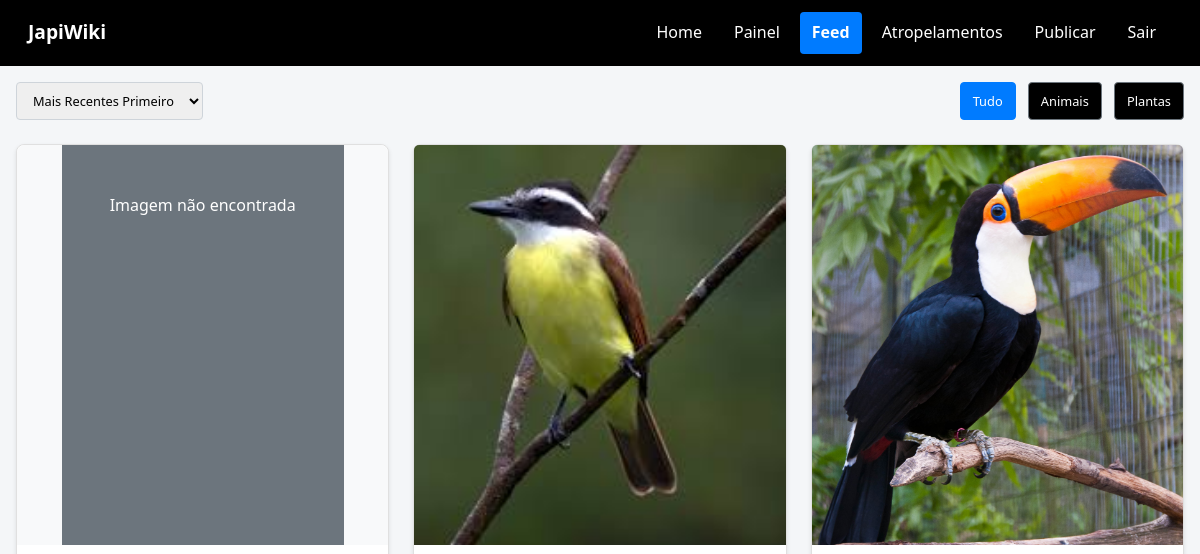
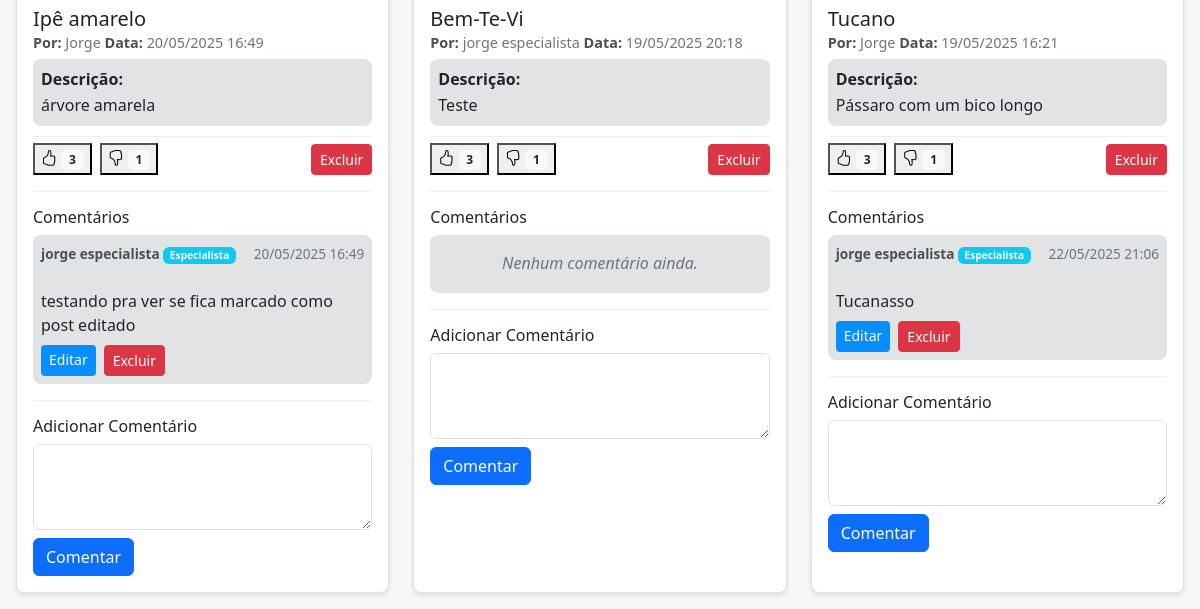
Page /feed_user.php (signed in) on the earlier database version (2 pictures, top to bottom).
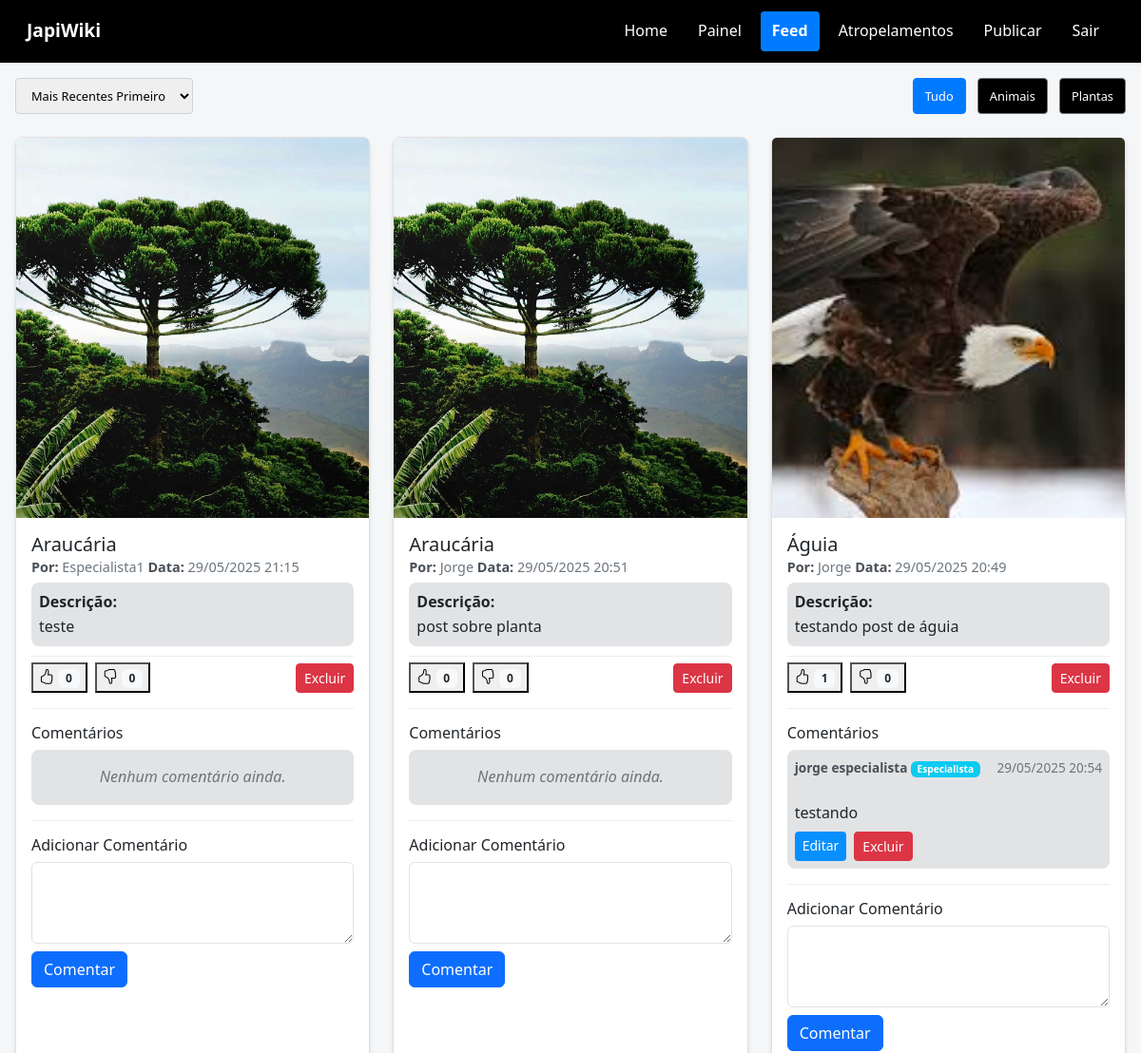
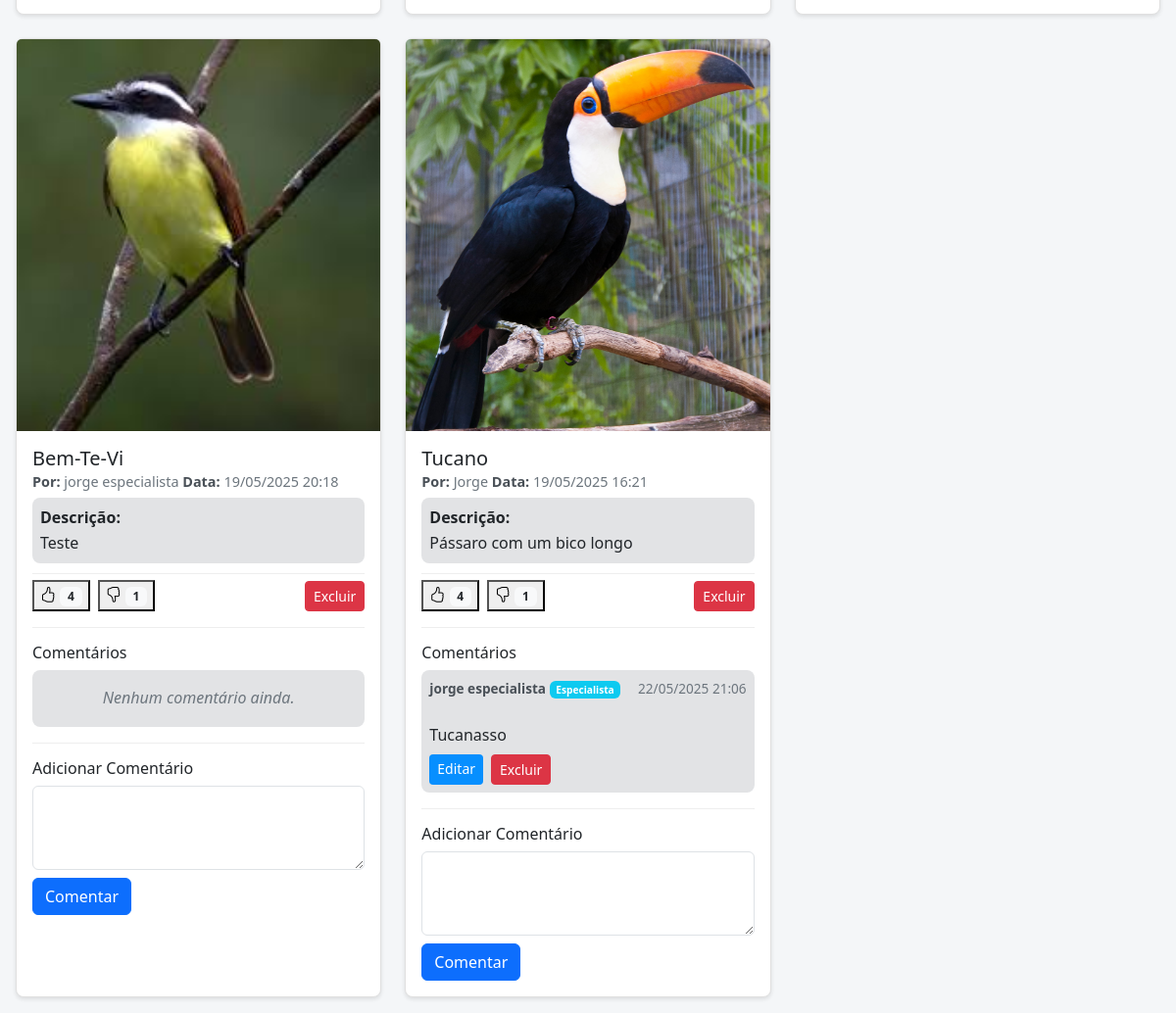
Same page on the later database version (2 pictures, top to bottom).
### tables this page shows
CREATE TABLE `publicacoes` (
  `id` int(11) NOT NULL,
  `especie` varchar(255) NOT NULL,
  `foto` varchar(255) NOT NULL,
  `usuario_id` int(11) NOT NULL,
  `data_publicacao` datetime DEFAULT current_timestamp(),
  `titulo` varchar(255) DEFAULT NULL,
  `descricao` text DEFAULT NULL,
  `caminho_foto` varchar(255) DEFAULT NULL,
  `atropelamento` tinyint(1) DEFAULT 0,
  `categoria` varchar(50) DEFAULT NULL,
  `tipo_especifico` varchar(100) DEFAULT NULL,
  `sub_categoria` varchar(100) DEFAULT NULL
);

CREATE TABLE `usuarios` (
  `id` int(11) NOT NULL,
  `nome` varchar(100) NOT NULL,
  `email` varchar(100) NOT NULL,
  `senha` varchar(255) NOT NULL,
  `cargo` enum('user','especialista','admin') DEFAULT 'user',
  `token_senha` varchar(64) DEFAULT NULL,
  `token_expiracao` datetime DEFAULT NULL,
  `area_especialidade` varchar(255) DEFAULT NULL
);

CREATE TABLE `comentarios` (
  `id` int(11) NOT NULL,
  `publicacao_id` int(11) NOT NULL,
  `tipo_publicacao` varchar(50) DEFAULT 'publicacao',
  `usuario_id` int(11) NOT NULL,
  `comentario` text NOT NULL,
  `texto` text NOT NULL,
  `data_comentario` datetime DEFAULT current_timestamp()
);

### feed_user.php (the view, shortened to what this page needs)
<?php
include 'conexao.php';
$painel_voltar = 'painel_usuario.php';
if (isset($_SESSION['cargo'])) {
    if ($_SESSION['cargo'] === 'admin') {
        $painel_voltar = 'admin.php';
    } elseif ($_SESSION['cargo'] === 'especialista') {
        $painel_voltar = 'painel_especialista.php';
    }
}
$cargo_usuario = $_SESSION['cargo'] ?? 'user';
$pode_interagir = ($cargo_usuario === 'especialista' || $cargo_usuario === 'admin' || $cargo_usuario === 'user');
$pode_comentar = ($cargo_usuario === 'especialista' || $cargo_usuario === 'admin');
$ordem = $_GET['ordem'] ?? 'DESC';
$ordem_sql = ($ordem === 'ASC') ? 'ASC' : 'DESC';
$filtro = $_GET['filtro'] ?? 'tudo';
$where_filtro = '';
$stmt = $conn->prepare("
    SELECT p.*, u.nome, u.id as usuario_id,
    (SELECT COUNT(*) FROM interacoes WHERE publicacao_id = p.id AND tipo = 'like') AS likes,
    (SELECT COUNT(*) FROM interacoes WHERE publicacao_id = p.id AND tipo = 'dislike') AS dislikes,
    (SELECT tipo FROM interacoes WHERE publicacao_id = p.id AND usuario_id = ?) AS minha_interacao
    FROM publicacoes p
    JOIN usuarios u ON p.usuario_id = u.id
    WHERE 1 $where_filtro
    ORDER BY p.data_publicacao $ordem_sql");
$stmt->bind_param("i", $_SESSION['usuario_id']);
$stmt->execute();
$resultado = $stmt->get_result();
?>
<!DOCTYPE html>
<html lang="pt-br">
<head>
    <link href="https://cdn.jsdelivr.net/npm/bootstrap@5.3.0/dist/css/bootstrap.min.css" rel="stylesheet">
    <link href="css/feed.css" rel="stylesheet">
    <link rel="stylesheet" href="https://cdn.jsdelivr.net/npm/bootstrap-icons@1.11.1/font/bootstrap-icons.css">
</head>
<body>
    <nav id="japi-navbar" class="navbar navbar-expand-lg">
        <div class="container-fluid">
            <a class="navbar-brand" href="#">JapiWiki</a>
            <div class="navbar-nav">
                <a class="nav-link" href="home.php">Home</a>
                <a class="nav-link" href="<?= $painel_voltar ?>">Painel</a>
                <a class="nav-link active" href="feed_user.php">Feed</a>
                <a class="nav-link" href="feed_atropelamentos.php">Atropelamentos</a>
                <a class="nav-link" href="publicar.php">Publicar</a>
                <a class="nav-link" href="logout.php">Sair</a>
            </div>
        </div>
    </nav>
    <div class="feed-container">
        <div class="order-filter-container">
            <div class="order-select-container">
                <select class="order-select" onchange="window.location.href='feed_user.php?ordem=' + this.value + '&filtro=<?= $filtro ?>'">
                    <option value="DESC" <?= ($ordem === 'DESC') ? 'selected' : '' ?>>Mais Recentes Primeiro</option>
                </select>
            </div>
            <div class="filter-buttons-container">
                <button class="filter-button <?= ($filtro === 'tudo' ? 'active' : '') ?>" onclick="window.location.href='feed_user.php?filtro=tudo&ordem=<?= $ordem ?>'">Tudo</button>
                <button class="filter-button <?= ($filtro === 'animal' ? 'active' : '') ?>" onclick="window.location.href='feed_user.php?filtro=animal&ordem=<?= $ordem ?>'">Animais</button>
                <button class="filter-button <?= ($filtro === 'planta' ? 'active' : '') ?>" onclick="window.location.href='feed_user.php?filtro=planta&ordem=<?= $ordem ?>'">Plantas</button>
            </div>
        </div>
        <?php while ($pub = $resultado->fetch_assoc()): ?>
            <div class="card">
                <?php
                $nome_arquivo = basename($pub['caminho_foto']);
                $caminho_imagem = "fotos/" . $nome_arquivo;
                ?>
                <div class="card-img-container">
                    <?php if (file_exists(__DIR__ . "/" . $caminho_imagem)): ?>
                        <img src="<?= $caminho_imagem ?>" class="card-img-top" alt="<?= htmlspecialchars($pub['titulo'] ?? '') ?>">
                    <?php else: ?>
                        <div class="bg-secondary text-white p-5 text-center">
                            Imagem não encontrada
                        </div>
                    <?php endif; ?>
                </div>
                <div class="card-body">
                    <h5 class="card-title"><?= htmlspecialchars($pub['titulo'] ?? '') ?></h5>
                    <div class="post-info">
                        <strong>Por:</strong> <?= htmlspecialchars($pub['nome'] ?? 'Desconhecido') ?>
                        <strong>Data:</strong> <?= date('d/m/Y H:i', strtotime($pub['data_publicacao'] ?? '')) ?>
                    </div>
                    <div class="description-container">
                        <p class="card-text"><strong>Descrição:</strong><br>
                        <?= nl2br(htmlspecialchars($pub['descricao'] ?? '')) ?></p>
                    </div>
                    <div class="card-actions">
                        <div class="btn-group" role="group">
                            <button class="like-button <?= ($pode_interagir ? '' : 'disabled-interact') ?> <?= ($pub['minha_interacao'] === 'like' ? 'like-active' : '') ?>"
                                    data-publicacao-id="<?= $pub['id'] ?>" data-tipo="like" <?= ($pode_interagir ? '' : 'disabled') ?>>
                                <i class="bi bi-hand-thumbs-up"></i> <span class="badge bg-light text-dark like-count-<?= $pub['id'] ?>"><?= $pub['likes'] ?></span>
                            </button>
                            <button class="dislike-button <?= ($pode_interagir ? '' : 'disabled-interact') ?> <?= ($pub['minha_interacao'] === 'dislike' ? 'dislike-active' : '') ?>"
                                    data-publicacao-id="<?= $pub['id'] ?>" data-tipo="dislike" <?= ($pode_interagir ? '' : 'disabled') ?>>
                                <i class="bi bi-hand-thumbs-down"></i> <span class="badge bg-light text-dark dislike-count-<?= $pub['id'] ?>"><?= $pub['dislikes'] ?></span>
                            </button>
                        </div>
                        <?php if ($_SESSION['cargo'] === 'admin' || $_SESSION['usuario_id'] === $pub['usuario_id']): ?>
                            <a href="delete.php?id=<?= $pub['id'] ?>&tipo=publicacao" class="btn btn-danger btn-sm ms-auto"
                            onclick="return confirm('Tem certeza que deseja excluir esta publicação?')">
                                Excluir
                            </a>
                        <?php endif; ?>
                    </div>
                    <div class="comment-section">
                        <h6>Comentários</h6>
                        <?php
                        $stmt_comentarios = $conn->prepare("
                            SELECT c.*, u.nome, u.cargo
                            FROM comentarios c
                            JOIN usuarios u ON c.usuario_id = u.id
                            WHERE c.publicacao_id = ? AND c.tipo_publicacao = 'publicacao'
                            ORDER BY c.data_comentario ASC
                        ");
                        $stmt_comentarios->bind_param("i", $pub['id']);
                        $stmt_comentarios->execute();
                        $comentarios = $stmt_comentarios->get_result();
                        if ($comentarios->num_rows > 0):
                            while ($comentario = $comentarios->fetch_assoc()): ?>
                                <div class="comment">
                                    <div class="comment-header">
                                        <span class="comment-author">
                                            <?= htmlspecialchars($comentario['nome']) ?>
                                            <?php if ($comentario['cargo'] === 'especialista'): ?>
                                                <span class="badge bg-info">Especialista</span>
                                            <?php elseif ($comentario['cargo'] === 'admin'): ?>
                                                <span class="badge bg-danger">Admin</span>
                                            <?php endif; ?>
                                        </span>
                                        <span class="comment-date">
                                            <?= date('d/m/Y H:i', strtotime($comentario['data_comentario'])) ?>
                                        </span>
                                    </div>
                                    <div class="comment-content">
                                        <?= nl2br(htmlspecialchars($comentario['comentario'])) ?>
                                    </div>
                                    <?php if ($_SESSION['cargo'] === 'admin' || $_SESSION['usuario_id'] === $comentario['usuario_id']): ?>
                                        <div class="comment-actions mt-2">
                                            <a href="editar_comentario.php?comentario_id=<?= $comentario['id'] ?>&tipo_publicacao=publicacao" class="btn btn-edit btn-sm">Editar</a>
                                            <a href="delete.php?comentario_id=<?= $comentario['id'] ?>&tipo=publicacao_comentario" class="btn btn-danger btn-sm" onclick="return confirm('Tem certeza que deseja excluir este comentário?')">Excluir</a>
                                        </div>
                                    <?php endif; ?>
                                </div>
                            <?php endwhile;
                        else: ?>
                            <div class="no-comments">Nenhum comentário ainda.</div>
                        <?php endif; ?>
                    </div>
                    <?php if ($pode_comentar): ?>
                        <div class="comment-form mt-3">
                            <h6>Adicionar Comentário</h6>
                            <form method="POST" action="">
                                <textarea name="comentario" rows="3" class="form-control mb-2" required></textarea>
                                <button type="submit" class="btn btn-primary">Comentar</button>
                            </form>
                        </div>
                    <?php endif; ?>
                </div>
            </div>
        <?php endwhile; ?>
    </div>
</body>
</html>

### css/feed.css (style rules this page uses)
body { margin: 0; padding: 0; font-family: 'Segoe UI', Tahoma, Geneva, Verdana, sans-serif; background-color: #f4f6f8; color: #333; line-height: 1.6; }
#japi-navbar { background-color: black !important; padding: 0.75rem 1rem !important; }
#japi-navbar .navbar-nav .nav-link { color: white !important; padding: 0.5rem 0.75rem !important; margin: 0 0.25rem !important; border-radius: 0.25rem !important; transition: all 0.3s ease !important; }
#japi-navbar .navbar-nav .nav-link.active { background-color: #007bff !important; color: white !important; font-weight: bold !important; }
#japi-navbar .navbar-brand { color: white !important; font-weight: bold !important; font-size: 1.2rem !important; }
.feed-container { max-width: 1200px; margin: 1rem auto; padding: 0 1rem; display: grid; grid-template-columns: repeat(auto-fill, minmax(350px, 1fr)); gap: 1.5rem; align-items: stretch; }
.card { border: 1px solid #e0e0e0; border-radius: 0.5rem; box-shadow: 0 2px 4px rgba(0, 0, 0, 0.1); transition: all 0.3s ease; background-color: #fff; display: flex; flex-direction: column; height: 100%; }
.card-img-container { height: 400px; display: flex; justify-content: center; background-color: #f8f9fa; border-top-left-radius: 0.5rem; border-top-right-radius: 0.5rem; }
.card-img-top { max-height: 100%; max-width: 100%; object-fit: cover; object-position: center; }
.card-body { display: flex; flex-direction: column; flex-grow: 1; }
.card-title { font-size: 1.25rem; margin-bottom: 0; color: #212529; }
.post-info { font-size: 0.9rem; color: #6c757d; }
.post-info strong { color: #495057; }
.description-container { margin-top: 5px; max-height: 150px; overflow-y: auto; background-color: #E2E3E5 !important; border-radius: 0.5rem; padding: 0.5rem; }
.card-text { line-height: 1.6; margin-bottom: 0; }
.card-actions { margin-top: 10px; display: flex; justify-content: space-between; align-items: center; padding-top: 6px; border-top: 1px solid #eee; }
.btn-group { gap: 0.5rem; }
.comment-section { max-height: 200px; overflow-y: auto; margin-top: 1rem; padding-top: 1rem; border-top: 1px solid #eee; }
.comment { background-color: #E2E3E5 !important; border-radius: 0.5rem; padding: 0.5rem; }
.comment-header { display: flex; justify-content: space-between; font-size: 0.85rem; }
.comment-author { font-weight: bold; color: #495057; }
.comment-date { color: #6c757d; }
.comment-content { line-height: 1.5; white-space: pre-line; }
.comment-actions { display: flex; gap: 0.5rem; margin-top: 0.5rem; }
.no-comments { font-style: italic; color: #6c757d; text-align: center; background-color: #E2E3E5; border-radius: 0.5rem; padding: 1rem; }
.comment-form { margin-top: 1rem; padding-top: 1rem; border-top: 1px solid #eee; }
.order-filter-container { display: flex; justify-content: space-between; align-items: center; grid-column: 1 / -1; }
.filter-button { padding: 0.5rem 0.75rem; border-radius: 0.25rem; border: 1px solid #6c757d; background-color: black; color: white; font-size: 0.8rem; cursor: pointer; margin-left: 0.5rem; }
.filter-button.active { background-color: #007bff; border-color: #007bff; }
@media (max-width: 1200px) { .feed-container { grid-template-columns: repeat(auto-fill, minmax(300px, 1fr)); } }

### feed_user.php (style rules this page uses)
.order-filter-container { display: flex; justify-content: space-between; align-items: center; }
.order-select { padding: 0.5rem 0.75rem; border-radius: 0.25rem; border: 1px solid #ced4da; font-size: 0.8rem; }
.filter-button { padding: 0.5rem 0.75rem; border-radius: 0.25rem; background-color: black; color: white; font-size: 0.8rem; cursor: pointer; margin-left: 0.5rem; }
.filter-button.active { background-color: #007bff; border-color: #007bff; }
.btn-edit { background-color: rgb(7, 143, 255); color: white; border: none !important; }

Differences in the rows shown:
removed publicacoes: shows "Imagem não encontrada", titulo "Ipê amarelo", usuario.nome "Jorge", data_publicacao "20/05/2025 16:49", descricao "árvore amarela", likes "3", dislikes "1"
removed comentarios: usuario.nome "jorge especialista", data_comentario "20/05/2025 16:49", comentario "testando pra ver se fica marcado como post editado", shown under "Ipê amarelo"
added publicacoes: caminho_foto (picture), titulo "Araucária", usuario.nome "Especialista1", data_publicacao "29/05/2025 21:15", descricao "teste", likes "0", dislikes "0", shows "Nenhum comentário ainda."
added publicacoes: caminho_foto (picture), titulo "Araucária", usuario.nome "Jorge", data_publicacao "29/05/2025 20:51", descricao "post sobre planta", likes "0", dislikes "0", shows "Nenhum comentário ainda."
added publicacoes: caminho_foto (picture), titulo "Águia", usuario.nome "Jorge", data_publicacao "29/05/2025 20:49", descricao "testando post de águia", likes "1", dislikes "0"
added comentarios: usuario.nome "jorge especialista", data_comentario "29/05/2025 20:54", comentario "testando", shown under "Águia"
computed for publicacoes "Bem-Te-Vi": likes "3" → "4"
computed for publicacoes "Tucano": likes "3" → "4"
